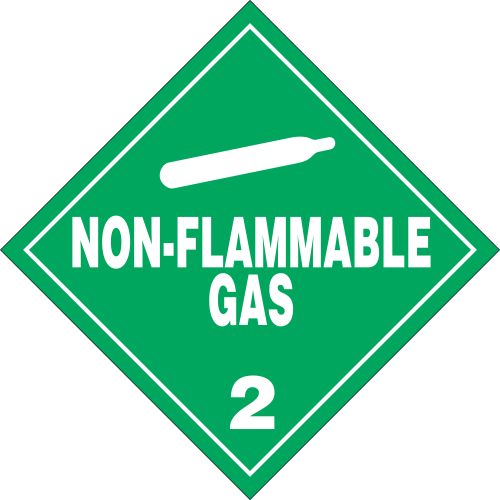
#> input picture Test_Images/placard-2-non-flammable-gas.png, 500 x 500 px
$ python -i diamondDetect.py   (imports and definitions only)   (older library calls are emulated)
#> lines starting #> are read from the running program, lines starting #| are printed output that depends on the picture; after the words box and inside, x2 and y2 are one past the last pixel; in counts of white or black regions, pixels touching at a corner belong together
### fourPoint.py
# import the necessary packages
import numpy as np
import cv2
import re

def order_points(pts):
	#create the new shuffled points array
	rect = np.zeros((4, 2), dtype = "float32")

	b = 0
	#for loop will first do the x values and then the y values
	for a in (0,1):
		#retrieve the required values (x or y)
		string = str(pts[0:,a])
		#convert them into a list
		l =re.findall(r'\d+',string)
		l = list(map(int, l))
		#find the min and max value
		maxVal = max(l)
		minVal = min(l)
		#find the index of these min and max values
		maxIndex = l.index(maxVal)
		minIndex = l.index(minVal)
		#for x the min and max will be the left and right points respectively
		#for y the min and max will be the top and bottom poitns respectively
		#using this we can warp the diamond accordingly
		rect[b] = pts[maxIndex]
		rect[b+1] = pts[minIndex]
		#first run 0,1 second run +2 is 2,3 therefore rect[0,1,2,3] (the 4 corners
		b = b + 2

	return rect

def four_point_transform(image, pts):

	#map which points go where
	rect = order_points(pts)
	(tr, bl, br, tl) = rect

	#using the points figure out the width of the new image
	widthA = np.sqrt(((br[0] - bl[0]) ** 2) + ((br[1] - bl[1]) ** 2))
	widthB = np.sqrt(((tr[0] - tl[0]) ** 2) + ((tr[1] - tl[1]) ** 2))
	maxWidth = max(int(widthA), int(widthB))

	#using the points figure out the width of the new image
	heightA = np.sqrt(((tr[0] - br[0]) ** 2) + ((tr[1] - br[1]) ** 2))
	heightB = np.sqrt(((tl[0] - bl[0]) ** 2) + ((tl[1] - bl[1]) ** 2))
	maxHeight = max(int(heightA), int(heightB))

	# this provides the new position of the points
	dst = np.array([
		[maxWidth - 1, 0],
		[0, maxHeight - 1],
		[maxWidth - 1, maxHeight - 1],
		[0, 0]], dtype = "float32")

	# compute the perspective transform matrix and then apply it
	M = cv2.getPerspectiveTransform(rect, dst)
	warped = cv2.warpPerspective(image, M, (maxWidth, maxHeight))

	# return the warped image
	return warped

def rotateAndScale(img, scaleFactor = 1.5, degreesCCW = -45):
	#find the rotation matrix
    oldY,oldX, a = img.shape
    M = cv2.getRotationMatrix2D(center=(oldX/2,oldY/2), angle=degreesCCW, scale=scaleFactor) #rotate about center of image.

    #choose a new image size.
    newX,newY = oldX*scaleFactor,oldY*scaleFactor
    #prevent corners being cut off
    r = np.deg2rad(degreesCCW)
    newX,newY = (abs(np.sin(r)*newY) + abs(np.cos(r)*newX),abs(np.sin(r)*newX) + abs(np.cos(r)*newY))

    #move image to the centre
    (tx,ty) = ((newX-oldX)/2,(newY-oldY)/2)
    M[0,2] += tx
    M[1,2] += ty

	#rotate the image while maintaining its full size
    rotatedImg = cv2.warpAffine(img, M, dsize=(int(newX),int(newY)))
    return rotatedImg

def warp(pts2, image):
	warped = four_point_transform(image, pts2)
	result = rotateAndScale(warped)
	return(result)

### diamondDetect.py
import cv2
import numpy as np
from fourPoint import warp
import re

def diamondDetect(img):
	#create a default coordinates incase no diamond is found
	height,width, _ = img.shape
	pts_src = [[[height//2, 0]],[[0,width//2]],[[height//2,width]],[[height,width//2]]]

	#convert the image to grey
	grey = cv2.cvtColor(img,cv2.COLOR_BGR2GRAY)
	#apply a bilateral filter
	grey = cv2.bilateralFilter( grey, 11, 17, 17 )
	#find the canny edges of the image
	edges = cv2.Canny(grey,10, 250)
	#create a kernal
	kernel = cv2.getStructuringElement( cv2.MORPH_RECT, ( 7, 7 ) )
	#morph the image
	closed = cv2.morphologyEx( edges, cv2.MORPH_CLOSE, kernel )
	#find contours in the image
	a, contours, h = cv2.findContours( edges, cv2.RETR_EXTERNAL, cv2.CHAIN_APPROX_SIMPLE )


	#for each contour calulate if its possible its a diamond
	for cont in contours:
		#ignore small contours
		if cv2.contourArea( cont ) > 5000 :
			arc_len = cv2.arcLength( cont, True )
			approx = cv2.approxPolyDP( cont, 0.05 * arc_len, True )
			#diamonds will have 4 sides
			if ( len( approx ) == 4 ):
				pts_src = np.array( approx, np.float32 )
			else : pass

	l = []
	#convert pts_src into a string and make a = to it
	a = str(pts_src)
	#make l a list of the integers in the string (the coordinates of the diamond)
	l =re.findall(r'\d+',a)
	#change l to being a list
	l = list(map(int, l))

	#transform list into more desireable form
	coordinates = [(l[0],l[1]),(l[2],l[3]),(l[4],l[5]),(l[6],l[7])]
	#convert into an array
	coordinates = np.array(coordinates)
	#use the corners to warp the image
	crop = warp(coordinates, img)

	return(crop)

>>> import cv2
>>> picture = cv2.imread('Test_Images/placard-2-non-flammable-gas.png')
#> picture is the input picture: shape (500, 500, 3); mean B, G, R 190.2, 218.8, 152.8
>>> result = diamondDetect(picture)
#> in diamondDetect, `grey = cv2.cvtColor(img,cv2.COLOR_BGR2GRAY)`:
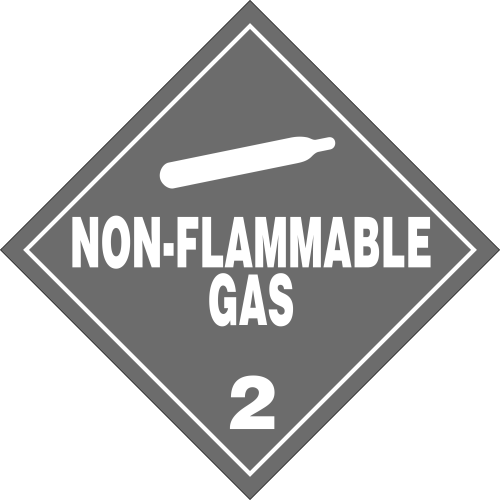
#> grey: shape (500, 500); min 60, max 255, mean 195.7
#> in diamondDetect, `edges = cv2.Canny(grey,10, 250)`:
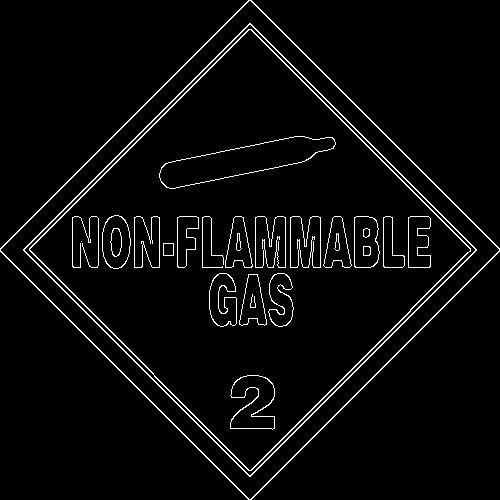
#> edges: shape (500, 500); 3.8% white in thin lines or dots
#> in diamondDetect, `closed = cv2.morphologyEx( edges, cv2.MORPH_CLOSE, kernel )`:
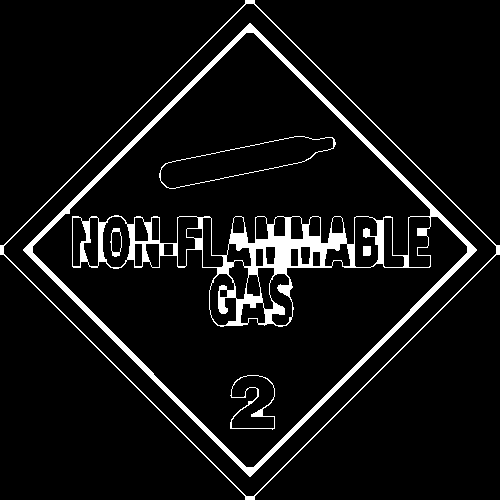
#> closed: shape (500, 500); 6.7% white; 6 white regions, box (x1, y1, x2, y2) and area: (23, 23, 477, 477) 13821, (0, 0, 500, 500) 2092, (159, 136, 336, 189) 403, (230, 375, 275, 430) 362, (110, 228, 122, 257) 107, (363, 246, 371, 256) 79
#> in diamondDetect, `a, contours, h = cv2.findContours( edges, cv2.RETR_EXTERNAL, cv2.CHAIN..`: contours = 1 item; h = [[-1, -1, -1, -1]]
#> the loop in diamondDetect, `for cont in contours:` made 1 pass
#> (arc_len, pts_src) on pass 1: (1414.9, [[248, 0], [0, 251], [251, 499], [499, 248]])
#> in diamondDetect, `l =re.findall(r'\d+',a)`: l = ['248', '0', '0', '251', '251', '499', '499', '248']
#> in diamondDetect, `l = list(map(int, l))`: l = [248, 0, 0, 251, 251, 499, 499, 248]
#> in diamondDetect, `coordinates = [(l[0],l[1]),(l[2],l[3]),(l[4],l[5]),(l[6],l[7])]`: coordinates = [(248, 0), (0, 251), (251, 499), (499, 248)]
#> in diamondDetect, `coordinates = np.array(coordinates)`: coordinates = [[248, 0], [0, 251], [251, 499], [499, 248]]
#> the loop in order_points, `for a in (0,1):` made 2 passes
#> (l, maxVal, minVal, maxIndex, minIndex) on passes 1 to 2: ([248, 0, 251, 499], 499, 0, 3, 1), ([0, 251, 499, 248], 499, 0, 2, 0)
#> after the loop in order_points, `for a in (0,1):`: b = 4; rect = [[499, 248], [0, 251], [251, 499], [248, 0]]
#> in four_point_transform, `(tr, bl, br, tl) = rect`: tr = [499, 248]; bl = [0, 251]; br = [251, 499]; tl = [248, 0]
#> in four_point_transform, `widthA = np.sqrt(((br[0] - bl[0]) ** 2) + ((br[1] - bl[1]) ** 2))`: widthA = 352.9
#> in four_point_transform, `maxWidth = max(int(widthA), int(widthB))`: maxWidth = 352
#> in four_point_transform, `heightA = np.sqrt(((tr[0] - br[0]) ** 2) + ((tr[1] - br[1]) ** 2))`: heightA = 352.9
#> in four_point_transform, `maxHeight = max(int(heightA), int(heightB))`: maxHeight = 352
#> in four_point_transform, `dst = np.array([ [maxWidth - 1, 0], [0, maxHeight - 1], [maxWidth - 1,..`: dst = [[351, 0], [0, 351], [351, 351], [0, 0]]
#> in four_point_transform, `M = cv2.getPerspectiveTransform(rect, dst)`: M = [[0.708, 0.699, -175.5], [-0.699, 0.708, 173.4], [6.46e-19, -4.91e-19, 1]]
#> in four_point_transform, `warped = cv2.warpPerspective(image, M, (maxWidth, maxHeight))`:
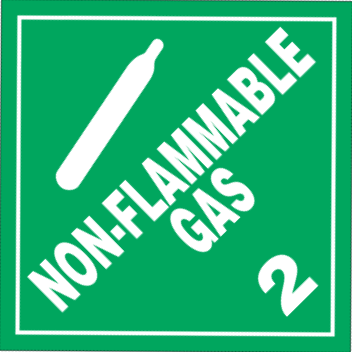
#> warped: shape (352, 352, 3); mean B, G, R 126.2, 183.3, 51.7
#> in rotateAndScale, `rotatedImg = cv2.warpAffine(img, M, dsize=(int(newX),int(newY)))`:
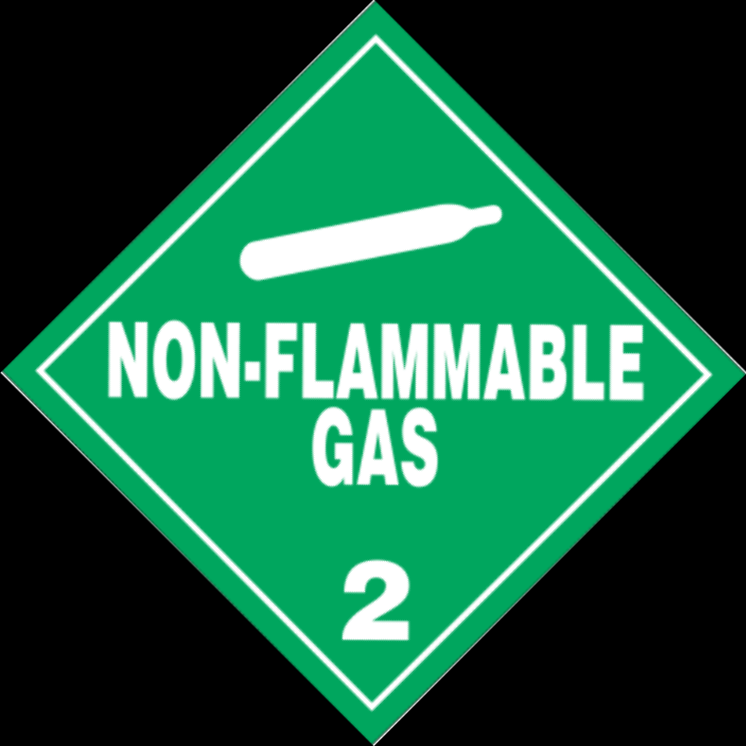
#> rotatedImg: shape (746, 746, 3); mean B, G, R 63.2, 91.8, 25.9

$ run again, on Test_Images/placard-2-oxygen-notext-noclass.png
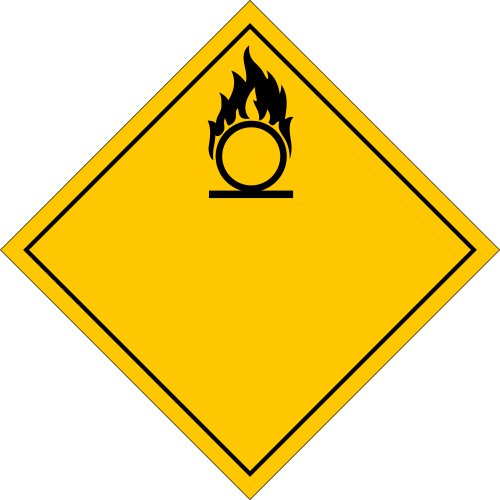
#> input picture Test_Images/placard-2-oxygen-notext-noclass.png, 500 x 500 px
#> picture is the input picture: shape (500, 500, 3); mean B, G, R 127.5, 218.1, 243.7
#> in diamondDetect, `edges = cv2.Canny(grey,10, 250)`:
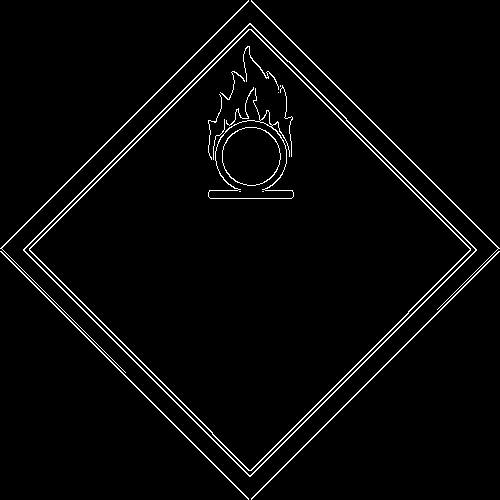
#> edges: shape (500, 500); 2.8% white in thin lines or dots
#> closed: shape (500, 500); 5% white; 3 white regions
#> contours = 5 contours; box (x1, y1, x2, y2) and area: (23, 23, 477, 477) 103114, (251, 251, 500, 500) 248, (0, 251, 249, 500) 248, (251, 0, 500, 310) 248, (0, 0, 249, 373) 248; h = [[1, -1, -1, -1], [2, 0, -1, -1], [3, 1, -1, -1], [4, 2, -1, -1], [-1, 3, -1, -1]]
#> the loop in diamondDetect, `for cont in contours:` made 5 passes
#> (arc_len, pts_src) on pass 3: (1283, [[249, 23], [23, 250], [250, 476], [476, 249]])
#> in diamondDetect, `l =re.findall(r'\d+',a)`: l = ['249', '23', '23', '250', '250', '476', '476', '249']
#> in diamondDetect, `l = list(map(int, l))`: l = [249, 23, 23, 250, 250, 476, 476, 249]
#> in diamondDetect, `coordinates = [(l[0],l[1]),(l[2],l[3]),(l[4],l[5]),(l[6],l[7])]`: coordinates = [(249, 23), (23, 250), (250, 476), (476, 249)]
#> in diamondDetect, `coordinates = np.array(coordinates)`: coordinates = [[249, 23], [23, 250], [250, 476], [476, 249]]
#> the loop in order_points, `for a in (0,1):` made 2 passes
#> (l, maxVal, minVal, maxIndex, minIndex) on passes 1 to 2: ([249, 23, 250, 476], 476, 23, 3, 1), ([23, 250, 476, 249], 476, 23, 2, 0)
#> after the loop in order_points, `for a in (0,1):`: b = 4; rect = [[476, 249], [23, 250], [250, 476], [249, 23]]
#> tr = [476, 249]; bl = [23, 250]; br = [250, 476]; tl = [249, 23]
#> widthA = 320.3
#> maxWidth = 320
#> heightA = 320.3
#> maxHeight = 320
#> dst = [[319, 0], [0, 319], [319, 319], [0, 0]]
#> in four_point_transform, `M = cv2.getPerspectiveTransform(rect, dst)`: M = [[0.706, 0.703, -191.9], [-0.703, 0.706, 158.7], [1.97e-19, -4.34e-22, 1]]
#> in rotateAndScale, `rotatedImg = cv2.warpAffine(img, M, dsize=(int(newX),int(newY)))`:
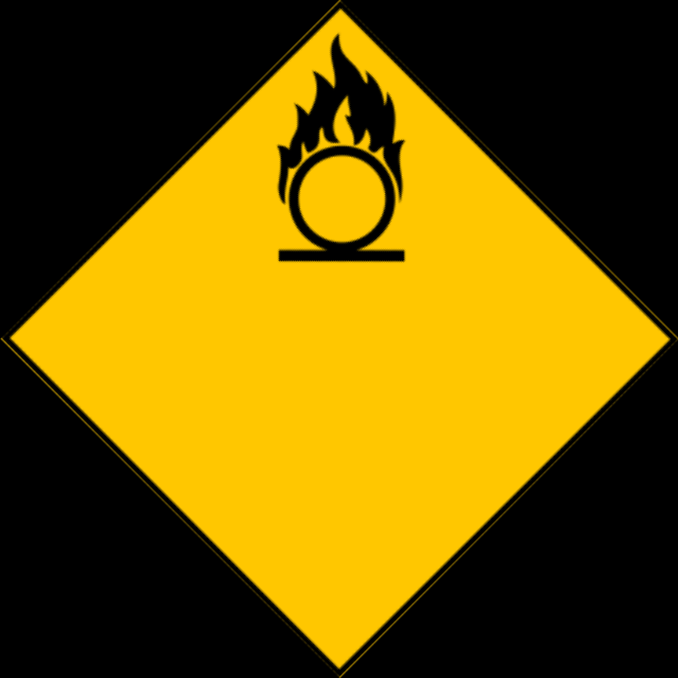
#> rotatedImg: shape (678, 678, 3); mean B, G, R 0, 89.9, 115.3

$ run again, on Test_Images/placard-4-dangerous-when-wet.png
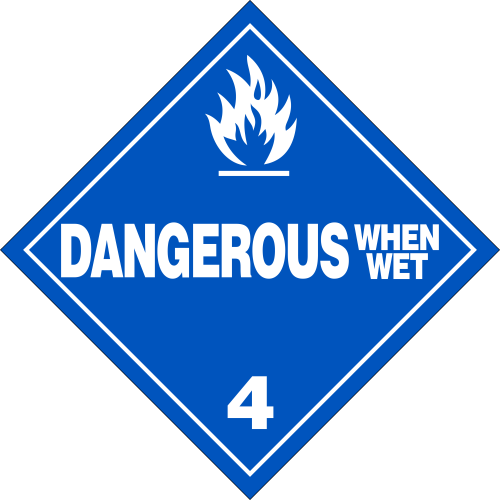
#> input picture Test_Images/placard-4-dangerous-when-wet.png, 500 x 500 px
#> picture is the input picture: shape (500, 500, 3); mean B, G, R 227.7, 185.6, 152
#> in diamondDetect, `edges = cv2.Canny(grey,10, 250)`:
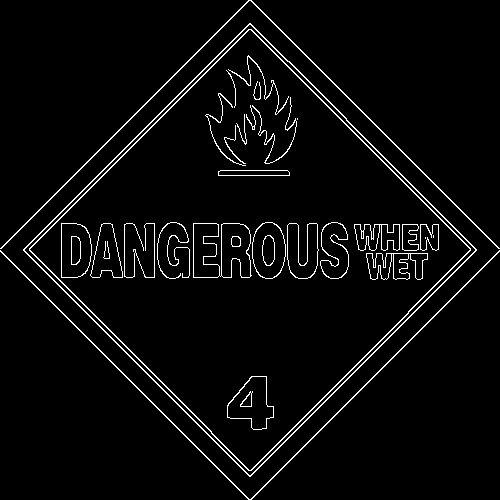
#> edges: shape (500, 500); 3.9% white in thin lines or dots
#> closed: shape (500, 500); 7.8% white; 8 white regions
#> contours = 3 contours; box (x1, y1, x2, y2) and area: (23, 23, 477, 477) 103114, (0, 250, 500, 500) 497, (0, 0, 500, 249) 496; h = [[1, -1, -1, -1], [2, 0, -1, -1], [-1, 1, -1, -1]]
#> the loop in diamondDetect, `for cont in contours:` made 3 passes
#> (arc_len, pts_src) on pass 2: (1283, [[249, 23], [23, 250], [250, 476], [476, 249]])
#> in diamondDetect, `l =re.findall(r'\d+',a)`: l = ['249', '23', '23', '250', '250', '476', '476', '249']
#> in diamondDetect, `l = list(map(int, l))`: l = [249, 23, 23, 250, 250, 476, 476, 249]
#> in diamondDetect, `coordinates = [(l[0],l[1]),(l[2],l[3]),(l[4],l[5]),(l[6],l[7])]`: coordinates = [(249, 23), (23, 250), (250, 476), (476, 249)]
#> in diamondDetect, `coordinates = np.array(coordinates)`: coordinates = [[249, 23], [23, 250], [250, 476], [476, 249]]
#> the loop in order_points, `for a in (0,1):` made 2 passes
#> (l, maxVal, minVal, maxIndex, minIndex) on passes 1 to 2: ([249, 23, 250, 476], 476, 23, 3, 1), ([23, 250, 476, 249], 476, 23, 2, 0)
#> after the loop in order_points, `for a in (0,1):`: b = 4; rect = [[476, 249], [23, 250], [250, 476], [249, 23]]
#> tr = [476, 249]; bl = [23, 250]; br = [250, 476]; tl = [249, 23]
#> widthA = 320.3
#> maxWidth = 320
#> heightA = 320.3
#> maxHeight = 320
#> dst = [[319, 0], [0, 319], [319, 319], [0, 0]]
#> in four_point_transform, `M = cv2.getPerspectiveTransform(rect, dst)`: M = [[0.706, 0.703, -191.9], [-0.703, 0.706, 158.7], [1.97e-19, -4.34e-22, 1]]
#> in rotateAndScale, `rotatedImg = cv2.warpAffine(img, M, dsize=(int(newX),int(newY)))`:
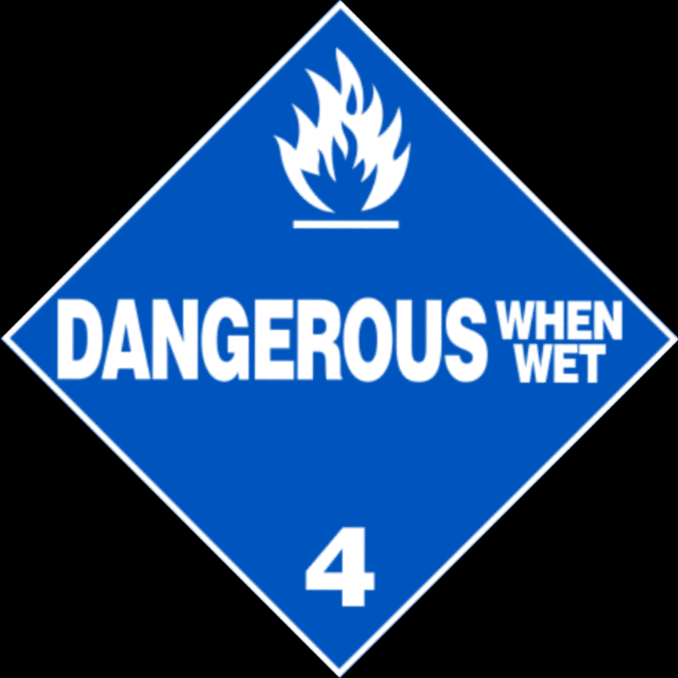
#> rotatedImg: shape (678, 678, 3); mean B, G, R 102.4, 61.9, 29.6

$ run again, on Test_Images/placard-5_2-organic-peroxide.png
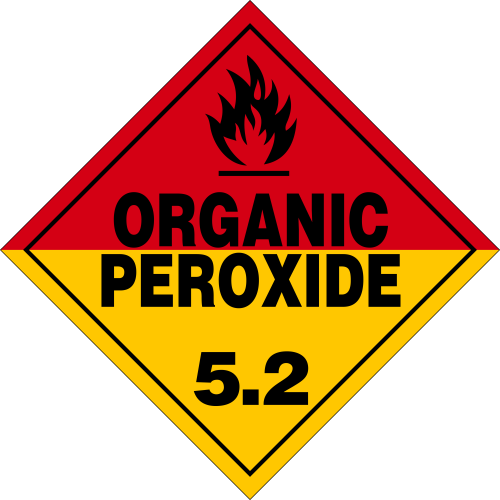
#> input picture Test_Images/placard-5_2-organic-peroxide.png, 500 x 500 px
#> picture is the input picture: shape (500, 500, 3); mean B, G, R 131.1, 163.9, 213.3
#> in diamondDetect, `edges = cv2.Canny(grey,10, 250)`:
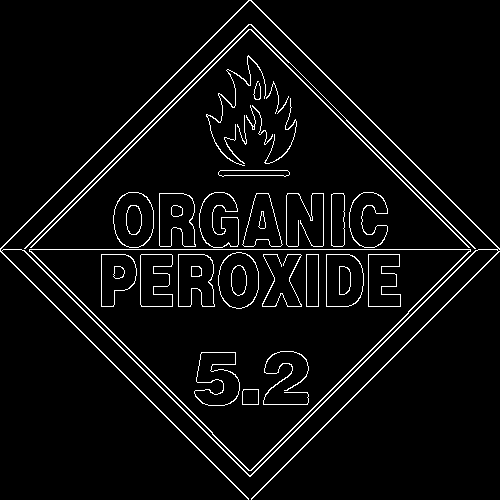
#> edges: shape (500, 500); 4.4% white in thin lines or dots
#> closed: shape (500, 500); 7.9% white; 9 white regions
#> contours = 1 contour; box (x1, y1, x2, y2) and area: (0, 0, 500, 500) 115004; h = [[-1, -1, -1, -1]]
#> the loop in diamondDetect, `for cont in contours:` made 1 pass
#> arc_len on pass 1: 2803.5
#> in rotateAndScale, `rotatedImg = cv2.warpAffine(img, M, dsize=(int(newX),int(newY)))`:
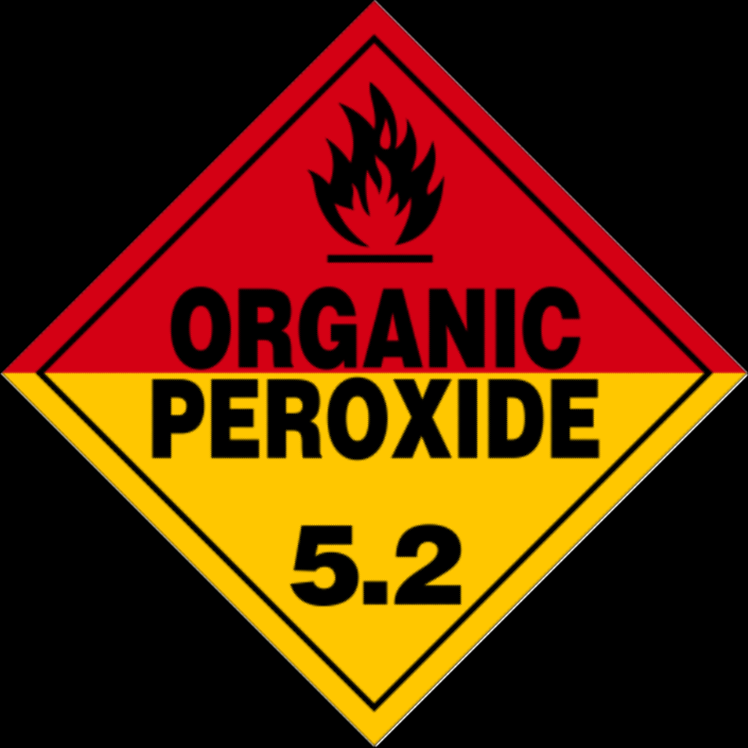
#> rotatedImg: shape (748, 748, 3); mean B, G, R 4.5, 37.2, 86.3
